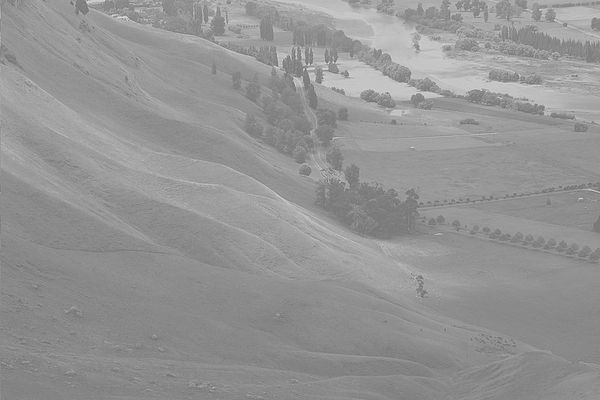
#> input picture Lab3/Assignment-3/histogram.jpg, 600 x 400 px
$ python main.py
#> lines starting #> are read from the running program, lines starting #| are printed output that depends on the picture
import cv2
import numpy as np
import matplotlib.pyplot as plt

def get_pdf(img):
    img_ht, img_wt = img.shape
    size = img_ht * img_wt
    freq = np.zeros(256, dtype=int)

    for i in range(img_ht):
        for j in range(img_wt):
            intensity = img[i, j]
            freq[intensity] += 1

    pmf = freq / size

    return pmf

def get_cdf(pmf):
    cmf = np.zeros_like(pmf)
    cmf[0] = pmf[0]

    for i in range(1, len(pmf)):
        cmf[i] = cmf[i - 1] + pmf[i]

    return cmf

def histogram_equalization(img, cmf):
    img_ht, img_wt = img.shape
    out = np.zeros_like(img)

    for i in range(img_ht):
        for j in range(img_wt):
            intensity = img[i, j]
            out[i, j] = np.round(255 * cmf[intensity])  #(l-1)*(sum of pdf)=cmf

    return out.astype(np.uint8)

def gauss_dist(miu,sigma):

    g = np.zeros(256,dtype=np.float32)
    variance = sigma*sigma
    constant = 1/(np.sqrt(2*3.1416*variance))

    for i in range (256):
        g[i]=np.exp(-((i-miu)**2)/(2*variance))*constant

    return g

def get_pdf_from_hist(freq,size):
    pdf = np.zeros(256,dtype=np.float32)
    pdf=freq/size
    return pdf

def get_cdf_from_hist(pdf):
    cdf = np.zeros(256,dtype=np.float32)
    cdf[0]=pdf[0]
    for i in range (1,256):
        cdf[i]=cdf[i-1]+pdf[i]
    return cdf

def histogram_matching(input_img, target_hist):
    input_pmf = get_pdf(input_img)
    input_cdf = get_cdf(input_pmf)

    size=sum(target_hist)
    target_pdf = get_pdf_from_hist(target_hist,size)
    target_cdf = get_cdf(target_pdf)

    output_img = np.zeros_like(input_img)

    for i in range(256):
        # Find the intensity value in the target histogram that matches the current intensity value in the input image
        match_intensity = np.argmin(np.abs(target_cdf - input_cdf[i]))

        # Assign the matched intensity value to the output image
        output_img[input_img == i] = match_intensity

    return output_img

img = cv2.imread("histogram.jpg", cv2.IMREAD_GRAYSCALE)
#> img is the input picture: shape (400, 600); min 105, max 228, mean 148
cv2.imshow("input",img)

img_ht=img.shape[0]
#> img_ht = 400
img_wt= img.shape[1]
#> img_wt = 600
size= img_ht*img_wt
#> size = 240000

plt.figure(1)
plt.title("input image histogram")
plt.hist(img.ravel(),256,[0,255])
plt.show()
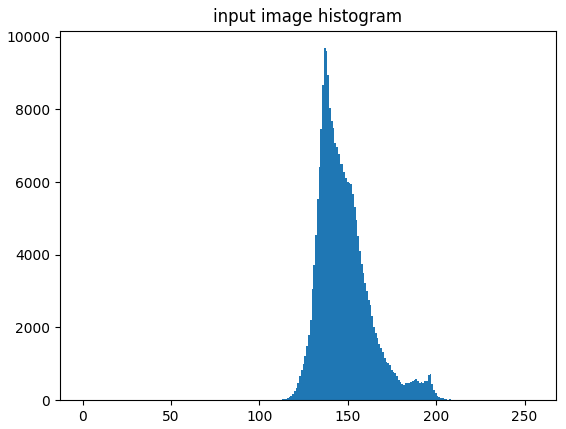
#> figure drawn by matplotlib, 1 panel; tallest bar 9682 high, from x = 136.5 to 137.5
#initialize
cdf=np.zeros((256),dtype=np.float32)
pdf=np.zeros((256),dtype=np.float32)

# ---------input image---------
# Plot PDF
pdf=get_pdf(img)
#> after the loop in get_pdf, `for i in range(img_ht):`: freq = 256 values, max 9682 at index 137, min 0 at index 0, mean 937.5
#> in get_pdf, `pmf = freq / size`: pmf = 256 values, max 0.0403 at index 137, min 0 at index 0, mean 0.00391
#> pdf has the same summary as pmf in get_pdf
plt.plot(pdf, color='red')
plt.title('Probability Density Function (PDF) of input')
plt.xlabel('Intensity')
plt.ylabel('Probability')
plt.show()
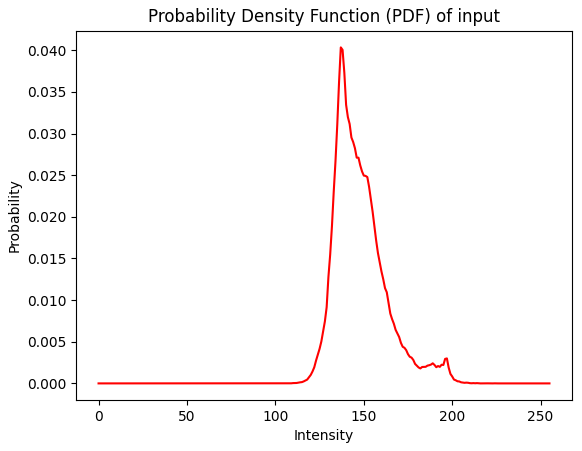
#> figure drawn by matplotlib, 1 panel; curve peaks at x = 137, y = 0.0403
# Plot CMF
cdf=get_cdf(pdf)
#> after the loop in get_cdf, `for i in range(1, len(pmf)):`: cmf = 256 values from 0 to 1
#> cdf = 256 values from 0 to 1
plt.plot(cdf, color='blue')
plt.title('Cumulative Distribution Function (CDF) of input image')
plt.xlabel('Intensity')
plt.ylabel('Cumulative Probability')
plt.show()
#> figure, not shown here; curve peaks at x = 228, y = 1

###target histogram
'''u1=30,sigma1=8
u2=165,sigma2=20'''

gauss1=gauss_dist(30, 8)
gauss2= gauss_dist(165, 20)
target_hist = gauss1+gauss2

plt.figure(2)
plt.title("gaussian function")
plt.plot(target_hist, color='blue')
plt.fill_between(np.arange(len(target_hist)), target_hist, color='skyblue', alpha=1.0)
plt.xlabel('Intensity')
plt.ylabel('gaussian')
plt.show()
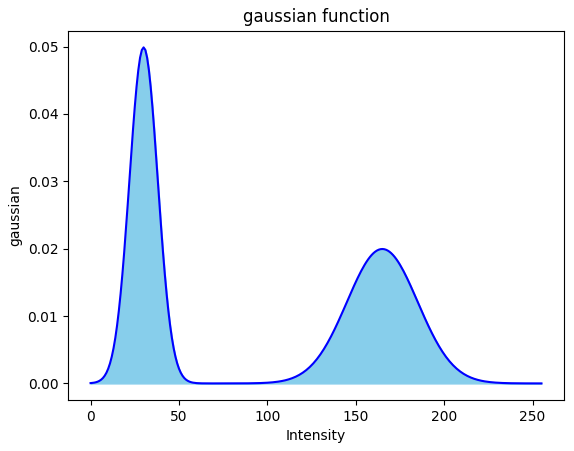
#> figure drawn by matplotlib, 1 panel; curve peaks at x = 30, y = 0.0499

##  --------------    now doing histogram matching -----------

final_output_img = np.zeros_like(img)
final_output_img=histogram_matching(img,target_hist)
#> in histogram_matching, `input_pmf = get_pdf(input_img)`: input_pmf has the same summary as pmf in get_pdf
#> after the loop in histogram_matching, `for i in range(256):`:
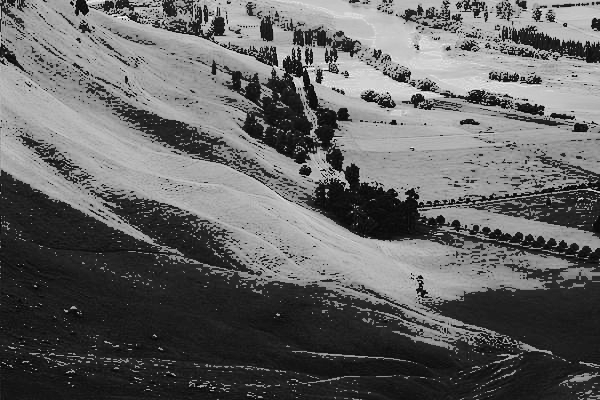
#> output_img: shape (400, 600); min 0, max 255, mean 99.5

cv2.imshow("after matching",final_output_img)
plt.figure(3)
plt.title("Output histogram(after matching)")
plt.hist(final_output_img.ravel(),256,[0,255])
plt.show()
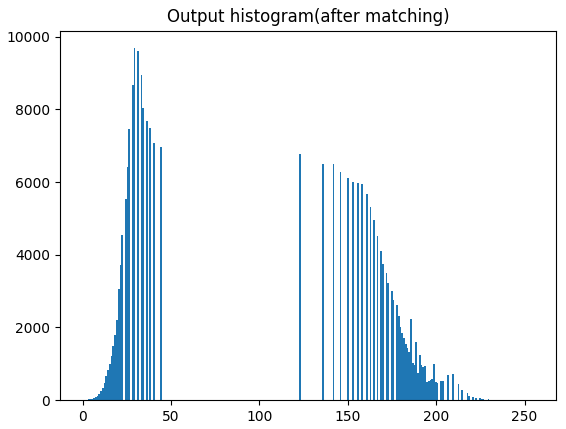
#> figure drawn by matplotlib, 1 panel; tallest bar 9682 high, from x = 28.89 to 29.88

#initialize
cdf_final=np.zeros((256),dtype=np.float32)
pdf_final=np.zeros((256),dtype=np.float32)

# Plot PDF  of final
pdf_final=get_pdf(final_output_img)
#> pdf_final = 256 values, max 0.0403 at index 29, min 0 at index 23, mean 0.00391
plt.plot(pdf_final, color='red')
plt.title('Probability Density Function (PDF) of image after histogram matching')
plt.xlabel('Intensity')
plt.ylabel('Probability')
plt.show()
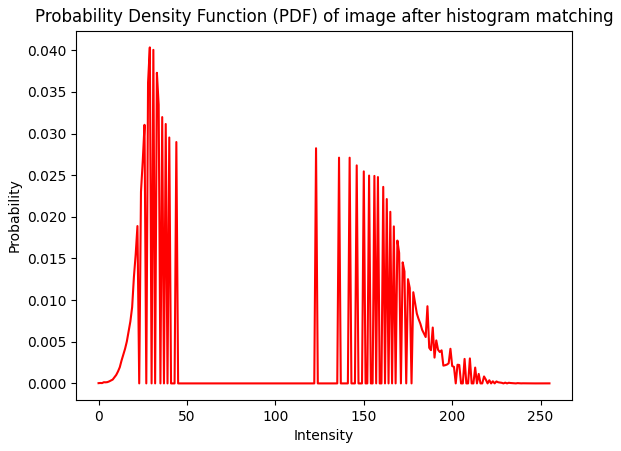
#> figure drawn by matplotlib, 1 panel; curve peaks at x = 29, y = 0.0403
# Plot Cdf of final
cdf_final=get_cdf(pdf_final)
#> cdf_final = 256 values from 2.92e-05 to 1
plt.plot(cdf_final, color='blue')
plt.title('Cumulative Distribution Function (CDF) of image after histogram matching')
plt.xlabel('Intensity')
plt.ylabel('Cumulative Probability')
plt.show()
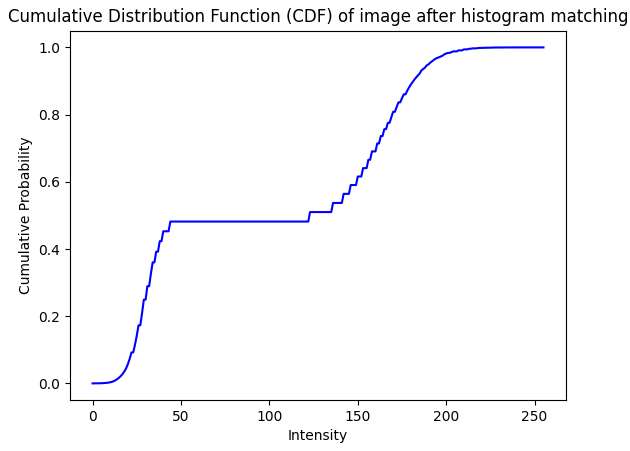
#> figure drawn by matplotlib, 1 panel; curve peaks at x = 255, y = 1

cv2.waitKey(0)
cv2.destroyAllWindows()
